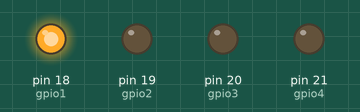
Simulated run of this program. Board: MicroPython board. Shown: output pins drawn as LEDs (lit = HIGH).

Above: at 0.2 s.
At 1.2 s:
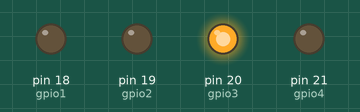
At 2.7 s:
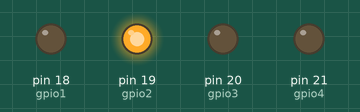
At 3.7 s:
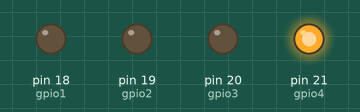
Timing chart, 0 to 4.6 s (numbered marks = the images above):
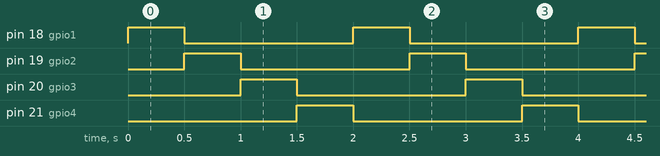

Measured:
- by itself, pin 18 (gpio1), pin 19 (gpio2), pin 20 (gpio3), pin 21 (gpio4): alternates HIGH for 0.50 s and LOW for 1.5 s
- by itself, everything shown: repeats every 2.0 s, in 4 steps

The program:

02_ejemplo03.py
```python
###
# Programa que enciende en secuencia 4 leds
# material
#  4 leds
#  4 resistencias de 220 ohms
#  cables
###
from machine import Pin
import utime

# Definicion de objetos
gpio1 = Pin(18, Pin.OUT)
gpio2 = Pin(19, Pin.OUT)
gpio3 = Pin(20, Pin.OUT)
gpio4 = Pin(21, Pin.OUT)

# Definimos un arreglo
a = [gpio1, gpio2, gpio3, gpio4]

# Logica

while True:
     for k in a:
         k.value(1)
         utime.sleep(0.5)
         k.value(0)

         
```
